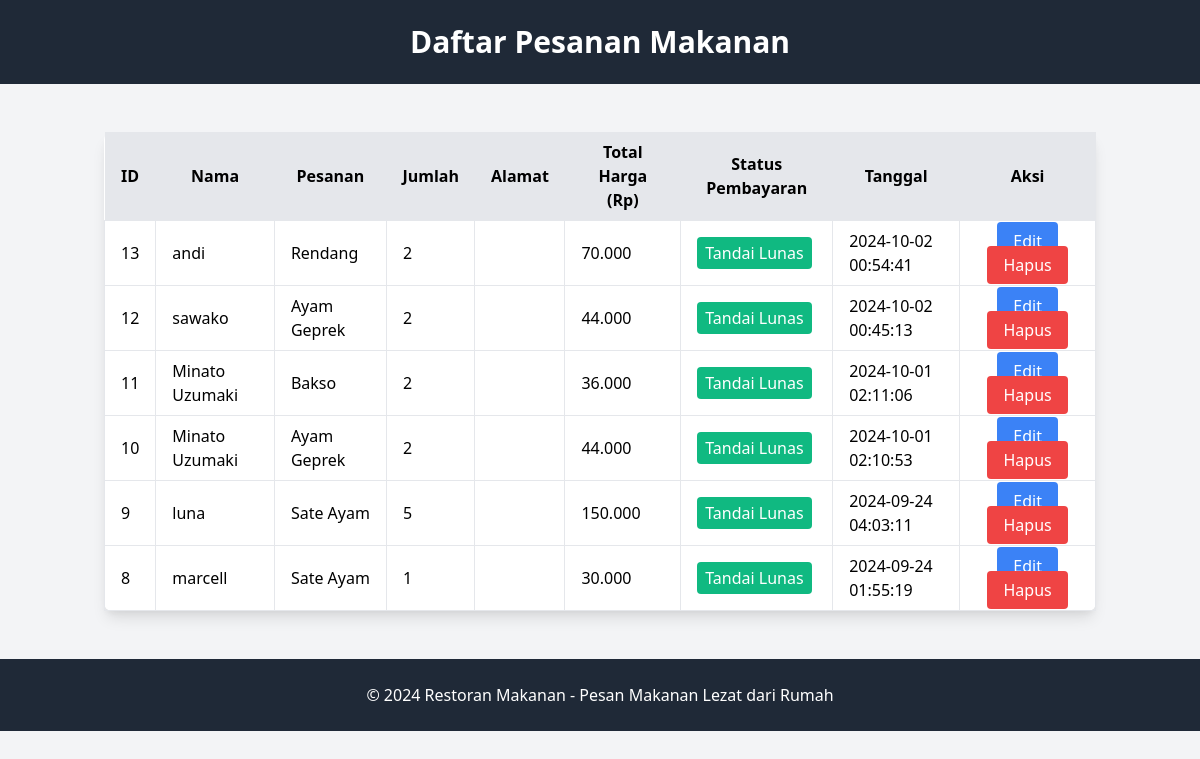
/masterdata/orders_product/list_pesan.php, run on the app's committed database.
### tables this page shows
CREATE TABLE `orders_makan` (
  `id` int(11) NOT NULL,
  `nama` varchar(100) NOT NULL,
  `pesanan` varchar(255) NOT NULL,
  `jumlah` int(11) NOT NULL,
  `created_at` timestamp NOT NULL DEFAULT current_timestamp(),
  `total_harga` int(11) NOT NULL,
  `pembayaran` int(11) NOT NULL,
  `kembalian` int(11) NOT NULL
);

### masterdata/orders_product/list_pesan.php (the view, shortened to what this page needs)
<?php
require_once('koneksi.php');
$result = $conn->query("SELECT * FROM orders_makan ORDER BY created_at DESC");
?>
<!DOCTYPE html>
<html lang="en">
<head>
    <link href="https://unpkg.com/tailwindcss@2.2.19/dist/tailwind.min.css" rel="stylesheet">
</head>
<body class="font-sans leading-normal tracking-normal bg-gray-100">
    <header class="bg-gray-800 text-white p-6">
        <div class="container mx-auto">
            <h1 class="text-3xl font-bold text-center">Daftar Pesanan Makanan</h1>
        </div>
    </header>
    <div class="container mx-auto px-4 py-12">
        <table class="min-w-full bg-white rounded-lg shadow-lg">
            <thead>
                <tr>
                    <th class="py-2 px-4 bg-gray-200">ID</th>
                    <th class="py-2 px-4 bg-gray-200">Nama</th>
                    <th class="py-2 px-4 bg-gray-200">Pesanan</th>
                    <th class="py-2 px-4 bg-gray-200">Jumlah</th>
                    <th class="py-2 px-4 bg-gray-200">Alamat</th>
                    <th class="py-2 px-4 bg-gray-200">Total Harga (Rp)</th>
                    <th class="py-2 px-4 bg-gray-200">Status Pembayaran</th>
                    <th class="py-2 px-4 bg-gray-200">Tanggal</th>
                    <th class="py-2 px-4 bg-gray-200">Aksi</th>
                </tr>
            </thead>
            <tbody>
                <?php while ($row = $result->fetch_assoc()): ?>
                    <tr>
                        <td class="py-2 px-4 border"><?php echo $row['id']; ?></td>
                        <td class="py-2 px-4 border"><?php echo $row['nama']; ?></td>
                        <td class="py-2 px-4 border"><?php echo $row['pesanan']; ?></td>
                        <td class="py-2 px-4 border"><?php echo $row['jumlah']; ?></td>
                        <td class="py-2 px-4 border"><?php echo $row['alamat']; ?></td>
                        <td class="py-2 px-4 border"><?php echo number_format($row['total_harga'], 0, ',', '.'); ?></td>
                        <td class="py-2 px-4 border">
                            <form action="proses_pembayaran.php" method="POST" style="display:inline;">
                                <button type="submit" class="bg-green-500 text-white px-2 py-1 rounded">
                                    Tandai Lunas
                                </button>
                            </form>
                        </td>
                        <td class="py-2 px-4 border"><?php echo $row['created_at']; ?></td>
                        <td class="py-2 px-4 border text-center">
                            <a href="edit_pesanan.php?id=<?php echo $row['id']; ?>" class="bg-blue-500 text-white px-4 py-2 rounded">Edit</a>
                            <a href="hapus_pesanan.php?id=<?php echo $row['id']; ?>" class="bg-red-500 text-white px-4 py-2 rounded" onclick="return confirm('Apakah Anda yakin ingin menghapus pesanan ini?')">Hapus</a>
                        </td>
                    </tr>
                <?php endwhile; ?>
            </tbody>
        </table>
    </div>
    <footer class="bg-gray-800 text-white p-6">
        <div class="container mx-auto text-center">
            <p>&copy; 2024 Restoran Makanan - Pesan Makanan Lezat dari Rumah</p>
        </div>
    </footer>
</body>
</html>

### data on the page
orders_makan: id "13", nama "andi", pesanan "Rendang", jumlah "2", total_harga "70.000", created_at "2024-10-02 00:54:41"
orders_makan: id "12", nama "sawako", pesanan "Ayam Geprek", jumlah "2", total_harga "44.000", created_at "2024-10-02 00:45:13"
orders_makan: id "11", nama "Minato Uzumaki", pesanan "Bakso", jumlah "2", total_harga "36.000", created_at "2024-10-01 02:11:06"
orders_makan: id "10", nama "Minato Uzumaki", pesanan "Ayam Geprek", jumlah "2", total_harga "44.000", created_at "2024-10-01 02:10:53"
orders_makan: id "9", nama "luna", pesanan "Sate Ayam", jumlah "5", total_harga "150.000", created_at "2024-09-24 04:03:11"
orders_makan: id "8", nama "marcell", pesanan "Sate Ayam", jumlah "1", total_harga "30.000", created_at "2024-09-24 01:55:19"
